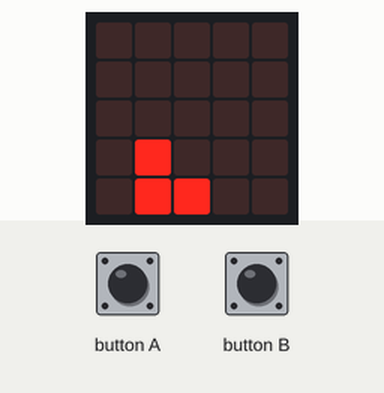
The program below on a simulated BBC micro:bit (MakeCode). Parts: the board's 5×5 LED display. Inputs (shaded band) come from the test bench. Random numbers come from a fixed seed; the run ends where the board's game-over animation would start. At 5.4 s the program stops and its outputs stay as they are.

Above: at 1.3 s.
1.4 s: button A pressed for 0.15 s
At 2.1 s:
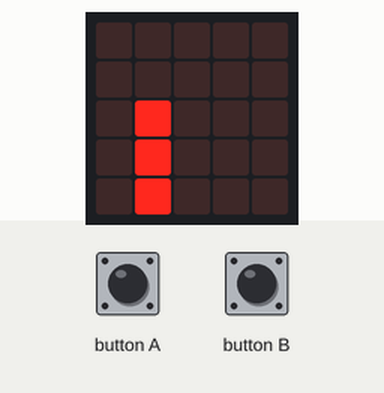
At 5.5 s:
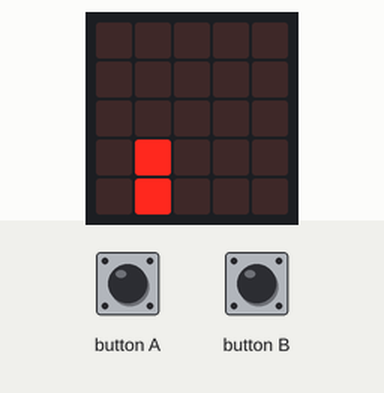
Timing chart, 0 to 6.9 s (numbered marks = the images above; inputs shaded):
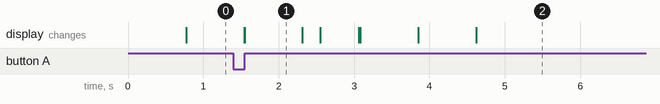

Measured:
- what the display in image 1 shows lasts 0.7 s, from 1.6 s to 2.3 s

The program:

main.ts
```typescript
input.onButtonPressed(Button.A, function () {
    jugador_arrib.change(LedSpriteProperty.Y, -1)
    jugador_abajo.change(LedSpriteProperty.Y, -1)
    basic.pause(1000)
    jugador_arrib.change(LedSpriteProperty.Y, 1)
    jugador_abajo.change(LedSpriteProperty.Y, 1)
})
input.onButtonPressed(Button.B, function () {
    jugador_arrib.change(LedSpriteProperty.Y, -1)
    jugador_abajo.change(LedSpriteProperty.Y, -1)
    basic.pause(1000)
    jugador_arrib.change(LedSpriteProperty.Y, 1)
    jugador_abajo.change(LedSpriteProperty.Y, 1)
})
let jugador_abajo: game.LedSprite = null
let jugador_arrib: game.LedSprite = null
jugador_arrib = game.createSprite(1, 3)
jugador_abajo = game.createSprite(1, 4)
let obstaculo = game.createSprite(4, 4)
basic.forever(function () {
    obstaculo.change(LedSpriteProperty.X, -1)
    basic.pause(750)
    if (obstaculo.get(LedSpriteProperty.X) == 0) {
        obstaculo.set(LedSpriteProperty.X, 4)
        obstaculo.set(LedSpriteProperty.Y, randint(3, 4))
    }
    if (obstaculo.isTouching(jugador_abajo)) {
        game.gameOver()
    }
    if (obstaculo.isTouching(jugador_arrib)) {
        game.gameOver()
    }
})
```

test.ts
```typescript
// aquí va el archivo "tests"; esto no se compilará cuando este paquete se utilice como una extensión.
```
